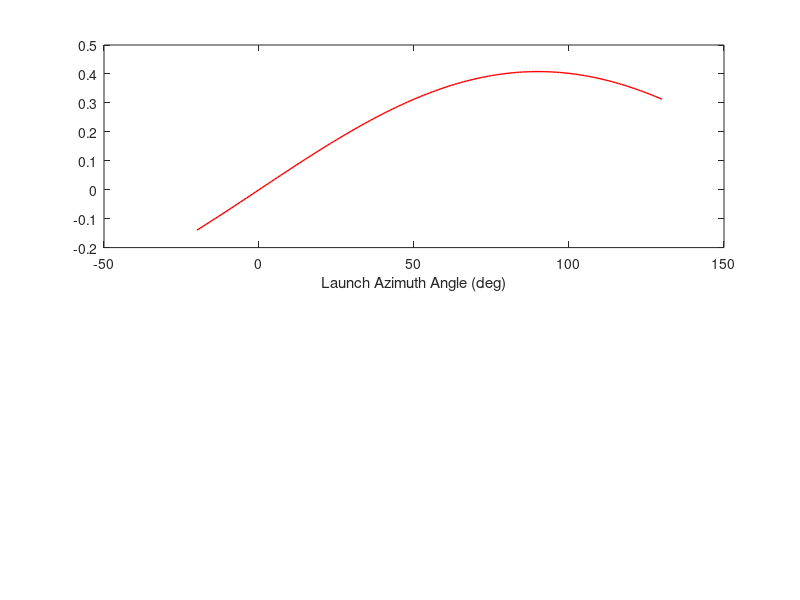

MATLAB code to generate this figure: (Note: this script raises an error after producing the figure.)
%AAE 251 Fall 2024
%Homework 4
%AAE251_HW4
%Authors: Hudson Reynolds and Preston Wright

%% Initializations:
% values for earth and orbit:
OmegaEarth = 7.292e-5; % sidereal rate [rad s^-1]
radEarth = 6371;    % radius of earth [km]
muEarth = 3.986e5;     % gravitational parameter [km^3 s^-2]
dVLoss = 1.7;          % delta-V loss [km s^-1]
radOrbit = 290;        % orbital altitude [km]

%kourou inputs:
latKourou = [5,3,27];     % latitude [degree, min, sec]
azimuthsKourou = [-10.5,93.5]; % permissable launch azi [min, max]

% KSC inputs:
latKSC = [28,31,27];      % latitude [degree, min, sec]
azimuthsKSC = [35, 120];       % permissable launch azi [min, max]


%% Part A Calculations:

% find latitudes in degrees:
latKourou = latKourou(1) + (latKourou(2)/60) + (latKourou(3)/3600);

latKSC = latKSC(1) + (latKSC(2)/60) + (latKSC(3)/3600);

% delta-v added by the earth for azimuths -20 to 130 degrees:

n = 1;

for Az = -20:130
    dVEarthHelpKourou(n) = OmegaEarth * radEarth * cosd(latKourou) * sind(Az);
    
    dVEarthHelpKSC(n) = OmegaEarth * radEarth * cosd(latKSC) * sind(Az);

    AzList(n) = Az;
    n = n + 1;
end

dVRangeKourou = OmegaEarth * radEarth * cosd(latKourou) * sind(90) ...
    - OmegaEarth * radEarth * cosd(latKourou) * sind(azimuthsKourou(1));

dVRangeKSC = OmegaEarth * radEarth * cosd(latKSC) * sind(90) ...
    - OmegaEarth * radEarth * cosd(latKSC) * sind(azimuthsKSC(1));

dVMax = OmegaEarth * radEarth * cosd(latKourou) * sind(90);

% plot figure:

figure(1)
subplot(2,1,1)
plot(AzList, dVEarthHelpKSC, 'Color', "red", "LineWidth", 1)
xlabel('Launch Azimuth Angle (deg)')
xline(azimuthsKSC(1), '--', 'Minimum Launch Azimuth', 'LabelVerticalAlignment','bottom')
xline(azimuthsKSC(2), '--', 'Maximum Launch Azimuth', 'LabelVerticalAlignment','bottom')
ylabel('Delta-V (km/s)')
title('Delta-V Imparted by Earth at KSC by Launch Azimuth')
grid on

subplot(2,1,2)
plot(AzList, dVEarthHelpKourou, "Color", "blue", "LineWidth", 1)
xlabel('Launch Azimuth Angle [deg]')
xline(azimuthsKourou(1), '--', 'Minimum Launch Azimuth', 'LabelVerticalAlignment','top')
xline(azimuthsKourou(2), '--', 'Maximum Launch Azimuth', 'LabelVerticalAlignment','bottom')
ylabel('ΔV Imparted by Earth [km/s]')
title('ΔV Imparted by Earth at Kourou by Launch Azimuth')
grid on;

% print statements:

fprintf("\nThe Range of ΔV Earth Help from Kourou is %.2f km/s.\n", dVRangeKourou);
fprintf("The Range of ΔV Earth Help from KSC is %.2f km/s.\n", dVRangeKSC);

fprintf("\nThe Maximum ΔV Earth Help of %.2f km/s occurs at Kourou at 90 degrees launch azimuth.\n", dVMax);

% sin(Az) = cos(i) / cos(La)
% i >= La

%% Part B Calculations:

% final inclinations:
InitAziKourou = [-10,35,90];
InitAziKSC = [40,90,110];

% v needed for low earth orbit:
dVLEO = sqrt(muEarth / (radOrbit + radEarth));

%calculate the total energy to get into orbit from certain azimuth:
dVTotKSC = dVLEO + dVLoss - (OmegaEarth * radEarth * cosd(latKSC) * sind(InitAziKSC))
dVTotKourou = dVLEO + dVLoss - (OmegaEarth * radEarth * cosd(latKourou) * sind(InitAziKourou))
dVTotCombined = [dVTotKSC, dVTotKourou];

% calculate the final inclination based on the launch location and azimuth:
orbitalIncKSC = acosd(sind(InitAziKSC) * cosd(latKSC));
orbitalIncKourou = acosd(sind(InitAziKourou) * cosd(latKourou));

orbitalIncCombined = [orbitalIncKSC, orbitalIncKourou];

n = 1;

for index = 1:length(orbitalIncCombined)
    for finalAzimuth = 0:0.1:90
        nu = abs(orbitalIncCombined(index) - finalAzimuth);
        dVIncChange = 2 * dVLEO * sind(nu);
        finalAzimuthList(n) = finalAzimuth;
        dVTot(index,n) = dVIncChange + dVTotCombined(index);
        n = n + 1;
    end
    n = 1;
end


figure(2)
plot(finalAzimuthList, dVTot, 'LineWidth', 1)
title('ΔV requirements for Inclination Changes 0 to 90 degrees from KSC and Kourou');
xlabel('Final Orbit Inclination [deg]');
ylabel('ΔV Requirement [km/s]')
grid on
legend('KSC 40 deg Azimuth', 'KSC 90 deg Azimuth', 'KSC 110 deg Azimuth',...
    'Kourou -10 deg Azimuth', 'Kourou 35 deg Azimuth', 'Kourou 90 deg Azimuth', Location='best')



 